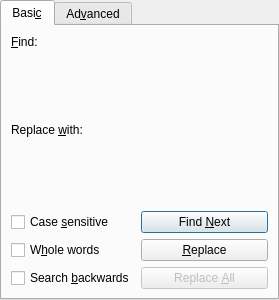
<ui version="4.0" >
 <class>FindAndReplaceUi</class>
 <widget class="QTabWidget" name="FindAndReplaceUi" >
  <property name="geometry" >
   <rect>
    <x>0</x>
    <y>0</y>
    <width>279</width>
    <height>300</height>
   </rect>
  </property>
  <property name="windowTitle" >
   <string>TabWidget</string>
  </property>
  <property name="currentIndex" >
   <number>0</number>
  </property>
  <widget class="QWidget" name="basicTab" >
   <attribute name="title" >
    <string>Basi&amp;c</string>
   </attribute>
   <layout class="QGridLayout" name="gridLayout" >
    <item row="0" column="0" >
     <widget class="QLabel" name="label" >
      <property name="text" >
       <string>&amp;Find:</string>
      </property>
      <property name="buddy" >
       <cstring>find_work_area_</cstring>
      </property>
     </widget>
    </item>
    <item row="1" column="0" colspan="2" >
     <widget class="lyx::frontend::EmbeddedWorkArea" native="1" name="find_work_area_" >
      <property name="sizePolicy" >
       <sizepolicy vsizetype="MinimumExpanding" hsizetype="MinimumExpanding" >
        <horstretch>0</horstretch>
        <verstretch>0</verstretch>
       </sizepolicy>
      </property>
     </widget>
    </item>
    <item row="2" column="0" >
     <widget class="QLabel" name="label_2" >
      <property name="text" >
       <string>Replace &amp;with:</string>
      </property>
      <property name="buddy" >
       <cstring>replace_work_area_</cstring>
      </property>
     </widget>
    </item>
    <item row="3" column="0" colspan="2" >
     <widget class="lyx::frontend::EmbeddedWorkArea" native="1" name="replace_work_area_" >
      <property name="sizePolicy" >
       <sizepolicy vsizetype="MinimumExpanding" hsizetype="MinimumExpanding" >
        <horstretch>0</horstretch>
        <verstretch>0</verstretch>
       </sizepolicy>
      </property>
     </widget>
    </item>
    <item row="4" column="0" >
     <widget class="QCheckBox" name="caseCB" >
      <property name="sizePolicy" >
       <sizepolicy vsizetype="Fixed" hsizetype="Expanding" >
        <horstretch>0</horstretch>
        <verstretch>0</verstretch>
       </sizepolicy>
      </property>
      <property name="toolTip" >
       <string>Perform a case-sensitive search</string>
      </property>
      <property name="text" >
       <string>Case &amp;sensitive</string>
      </property>
     </widget>
    </item>
    <item row="4" column="1" >
     <widget class="QPushButton" name="findNextPB" >
      <property name="enabled" >
       <bool>true</bool>
      </property>
      <property name="sizePolicy" >
       <sizepolicy vsizetype="Preferred" hsizetype="Preferred" >
        <horstretch>100</horstretch>
        <verstretch>32</verstretch>
       </sizepolicy>
      </property>
      <property name="toolTip" >
       <string>Find next occurrence [Enter]</string>
      </property>
      <property name="text" >
       <string>Find &amp;Next</string>
      </property>
      <property name="default" >
       <bool>true</bool>
      </property>
     </widget>
    </item>
    <item row="5" column="0" >
     <widget class="QCheckBox" name="wordsCB" >
      <property name="enabled" >
       <bool>true</bool>
      </property>
      <property name="toolTip" >
       <string>Restrict search to whole words only</string>
      </property>
      <property name="text" >
       <string>W&amp;hole words</string>
      </property>
     </widget>
    </item>
    <item row="5" column="1" >
     <widget class="QPushButton" name="replacePB" >
      <property name="enabled" >
       <bool>true</bool>
      </property>
      <property name="sizePolicy" >
       <sizepolicy vsizetype="Preferred" hsizetype="Preferred" >
        <horstretch>100</horstretch>
        <verstretch>32</verstretch>
       </sizepolicy>
      </property>
      <property name="toolTip" >
       <string>Replace and find next occurrence [Enter]</string>
      </property>
      <property name="text" >
       <string>&amp;Replace</string>
      </property>
     </widget>
    </item>
    <item row="6" column="0" >
     <widget class="QCheckBox" name="searchbackCB" >
      <property name="text" >
       <string>Search &amp;backwards</string>
      </property>
     </widget>
    </item>
    <item row="6" column="1" >
     <widget class="QPushButton" name="replaceallPB" >
      <property name="enabled" >
       <bool>false</bool>
      </property>
      <property name="sizePolicy" >
       <sizepolicy vsizetype="Preferred" hsizetype="Preferred" >
        <horstretch>100</horstretch>
        <verstretch>32</verstretch>
       </sizepolicy>
      </property>
      <property name="toolTip" >
       <string>Replace all occurences at once</string>
      </property>
      <property name="text" >
       <string>Replace &amp;All</string>
      </property>
     </widget>
    </item>
   </layout>
  </widget>
  <widget class="QWidget" name="advancedTab" >
   <attribute name="title" >
    <string>Ad&amp;vanced</string>
   </attribute>
   <layout class="QGridLayout" name="gridLayout_2" >
    <item row="0" column="0" colspan="2" >
     <widget class="QGroupBox" name="groupBox_2" >
      <property name="enabled" >
       <bool>true</bool>
      </property>
      <property name="minimumSize" >
       <size>
        <width>0</width>
        <height>0</height>
       </size>
      </property>
      <property name="toolTip" >
       <string>The scope to which the search horizon is restricted</string>
      </property>
      <property name="autoFillBackground" >
       <bool>false</bool>
      </property>
      <property name="title" >
       <string>Sco&amp;pe</string>
      </property>
      <property name="flat" >
       <bool>false</bool>
      </property>
      <layout class="QVBoxLayout" name="verticalLayout" >
       <item>
        <widget class="QRadioButton" name="CurrentDocument" >
         <property name="enabled" >
          <bool>true</bool>
         </property>
         <property name="text" >
          <string>Current &amp;document</string>
         </property>
         <property name="checked" >
          <bool>true</bool>
         </property>
        </widget>
       </item>
       <item>
        <widget class="QRadioButton" name="MasterDocument" >
         <property name="enabled" >
          <bool>true</bool>
         </property>
         <property name="sizePolicy" >
          <sizepolicy vsizetype="Minimum" hsizetype="Minimum" >
           <horstretch>0</horstretch>
           <verstretch>0</verstretch>
          </sizepolicy>
         </property>
         <property name="toolTip" >
          <string>Current document and all related documents belonging to the same master document</string>
         </property>
         <property name="text" >
          <string>&amp;Master document</string>
         </property>
        </widget>
       </item>
       <item>
        <widget class="QRadioButton" name="OpenDocuments" >
         <property name="enabled" >
          <bool>true</bool>
         </property>
         <property name="toolTip" >
          <string>All open documents</string>
         </property>
         <property name="text" >
          <string>&amp;Open documents</string>
         </property>
        </widget>
       </item>
       <item>
        <widget class="QRadioButton" name="AllManualsRB" >
         <property name="enabled" >
          <bool>true</bool>
         </property>
         <property name="text" >
          <string>All ma&amp;nuals</string>
         </property>
        </widget>
       </item>
      </layout>
     </widget>
    </item>
    <item row="1" column="0" >
     <widget class="QCheckBox" name="ignoreFormatCB" >
      <property name="enabled" >
       <bool>true</bool>
      </property>
      <property name="toolTip" >
       <string>If unchecked, the search will be limited to occurrences of the selected text and paragraph style</string>
      </property>
      <property name="text" >
       <string>Ignore &amp;format</string>
      </property>
      <property name="checked" >
       <bool>true</bool>
      </property>
     </widget>
    </item>
    <item row="2" column="0" colspan="2" >
     <widget class="QCheckBox" name="keepCaseCB" >
      <property name="toolTip" >
       <string>Keep the case of the replacement's first letter as in each matching text first letter</string>
      </property>
      <property name="text" >
       <string>&amp;Preserve first case on replace</string>
      </property>
     </widget>
    </item>
    <item row="3" column="1" >
     <spacer name="verticalSpacer" >
      <property name="orientation" >
       <enum>Qt::Vertical</enum>
      </property>
      <property name="sizeHint" stdset="0" >
       <size>
        <width>105</width>
        <height>2</height>
       </size>
      </property>
     </spacer>
    </item>
   </layout>
  </widget>
 </widget>
 <customwidgets>
  <customwidget>
   <class>lyx::frontend::EmbeddedWorkArea</class>
   <extends>QWidget</extends>
   <header>GuiWorkArea.h</header>
   <container>1</container>
  </customwidget>
 </customwidgets>
 <resources/>
 <connections/>
</ui>
